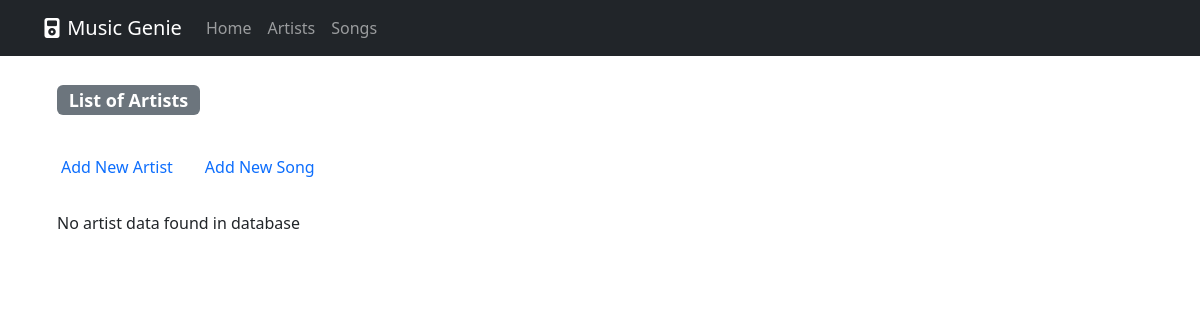
Before: /artists with the older database file.
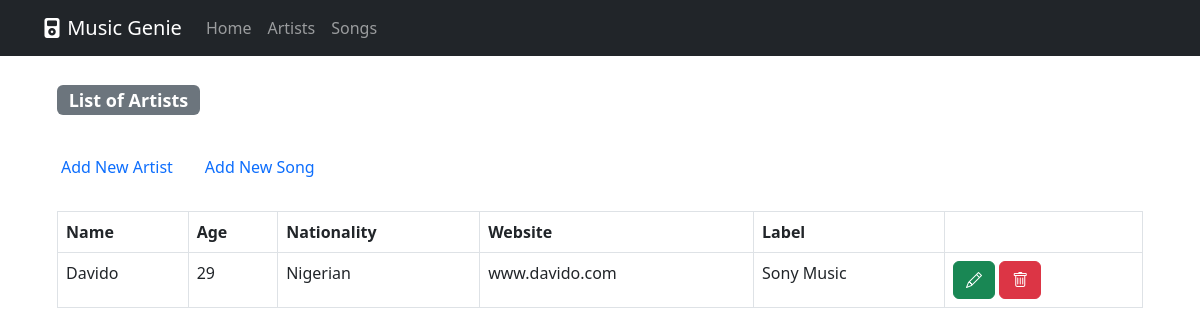
After: the same page with the newer database file.
### music_app/models.py (models this page shows, shortened)
class Artist(models.Model):
    id = models.AutoField(primary_key=True)
    name = models.CharField('Artist Name',max_length=100, null=False)
    age = models.IntegerField('Age',null=True)
    nationality = models.CharField('Nationality',max_length=200)
    website = models.CharField('Website',max_length=100)
    label = models.CharField('Record Label',max_length=200)
    class Meta:
        verbose_name = 'Artist'
        verbose_name_plural = 'Artists'

### music_app/views.py (the view)
# urls.py: path('artists',ArtistListView.as_view(),name='artists'),
class ArtistListView(ListView):
    model= Artist
    context_object_name = 'artists'
    template_name = 'list_artists.html'

### music_app/templates/list_artists.html (shortened to what this page needs)
{% extends '_base.html' %}
{% block content %}
<div class="row">
    <h4> <span class="badge bg-secondary">List of Artists</span></h4>
    <ul class="nav nav-pills">
        <li class="nav-item">
            <a class="nav-link" aria-current="page" href="{% url 'add_artist' %}"> Add New Artist</a>
        </li>
        <li class="nav-item">
            <a class="nav-link" aria-current="page" href="{% url 'songs' %}"> Add New Song</a>
        </li>
    </ul>
    <div>
        {% if artists %}
        <table class="table table-bordered striped table-hover">
            <thead>
                <tr>
                    <th scope="col">Name</th>
                    <th scope="col">Age</th>
                    <th scope="col">Nationality</th>
                    <th scope="col">Website</th>
                    <th scope="col">Label</th>
                    <th scope="col"></th>
                </tr>
            </thead>
            <tbody>
                {% for artist in artists %}
                <tr>
                    <td>{{artist.name}}</td>
                    <td>{{artist.age}}</td>
                    <td>{{artist.nationality}}</td>
                    <td>{{artist.website}}</td>
                    <td>{{artist.label}}</td>
                    <td>
                        <a href="artist-details/{{artist.id}}" class="btn btn btn-success" type="button"><i
                                class="bi bi-pencil"></i></a>
                        <a href="artist-delete/{{artist.id}}" class="btn btn btn-danger" data-bs-toggle="modal"
                            data-bs-target="#exampleModal" type="button"><i class="bi bi-trash"></i></a>
                    </td>
                </tr>
                {% endfor %}
            </tbody>
        </table>
        {% else %}
        No artist data found in database
        {% endif %}
    </div>
</div>
{% endblock content %}

### music_app/templates/_base.html (shortened to what this page needs)
{% load static %}
<!DOCTYPE html>
<html>
<head>
    <link rel="stylesheet" href="https://cdn.jsdelivr.net/npm/bootstrap@5.2.2/dist/css/bootstrap.min.css">
    <link rel="stylesheet" href="https://cdn.jsdelivr.net/npm/bootstrap-icons@1.9.1/font/bootstrap-icons.css">
</head>
<body class="d-flex flex-column h-100">
    <main class="container">
        <header>
            <nav class="navbar navbar-expand-md navbar-dark fixed-top bg-dark">
                <div class="container">
                    <a class="navbar-brand" href="/"><i class="bi bi-music-player-fill"></i> <span>Music
                            Genie</span></a>
                    <div class="collapse navbar-collapse" id="navbarCollapse">
                        <ul class="navbar-nav me-auto mb-2 mb-md-0">
                            <li class="nav-item">
                                <a class="nav-link" href="{% url 'home' %}">Home</a>
                            </li>
                            <li class="nav-item">
                                <a class="nav-link" href="{% url 'artists' %}">Artists</a>
                            </li>
                            <li class="nav-item">
                                <a class="nav-link" href="{% url 'songs' %}">Songs</a>
                            </li>
                        </ul>
                    </div>
                </div>
            </nav>
        </header>
        <div class="container py-4">
            {% block content %}
            {% endblock content %}
        </div>
    </main>
</body>
</html>

### music_app/templates/_base.html (style rules this page uses)
main.container { padding: 60px 15px 0; }

Changed rows visible on the page:
added Artist: name "Davido", age "29", nationality "Nigerian", website "www.davido.com", label "Sony Music"
Other visible differences:
text no longer shown: "No artist data found in database"
text now shown: "Name Age Nationality Website Label"
